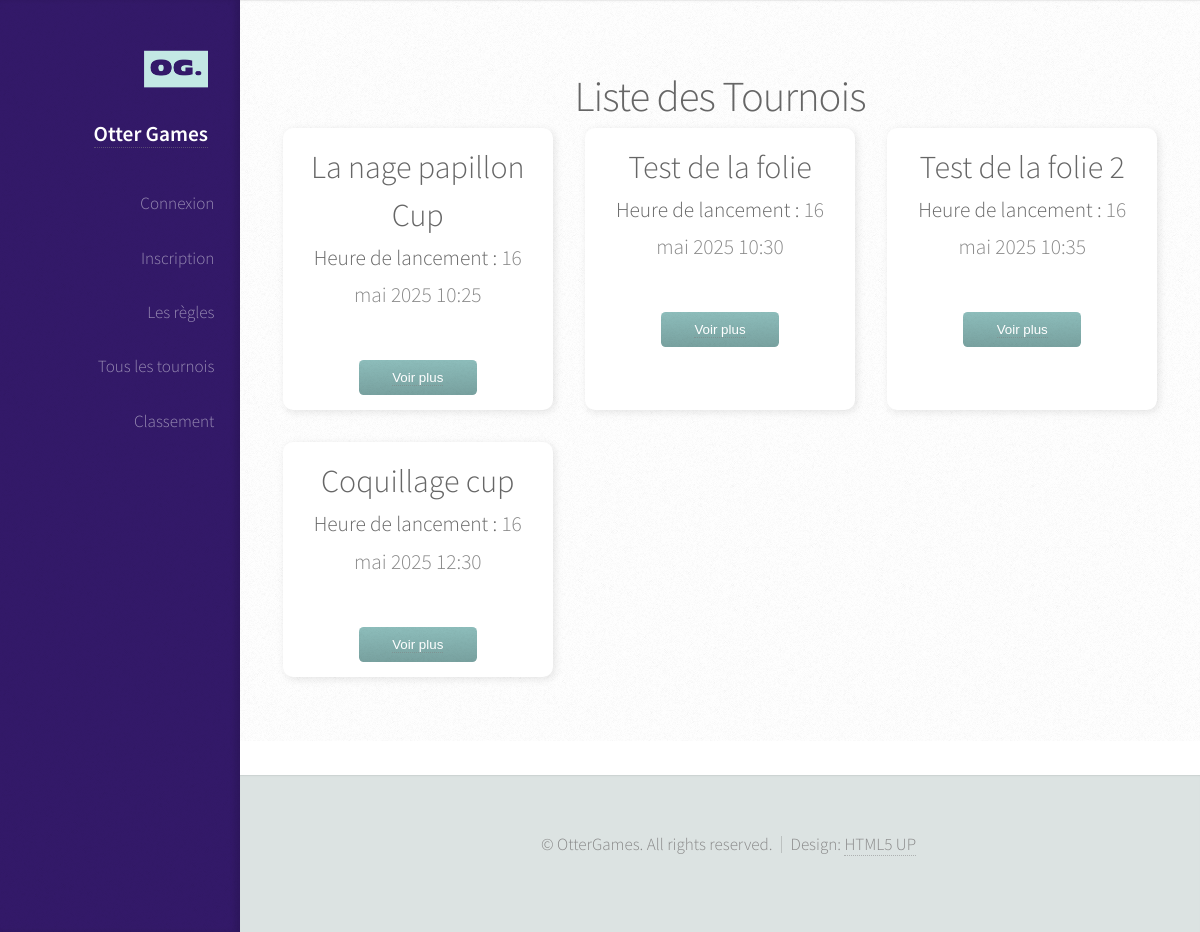
Before: /alltournois with the older database file.
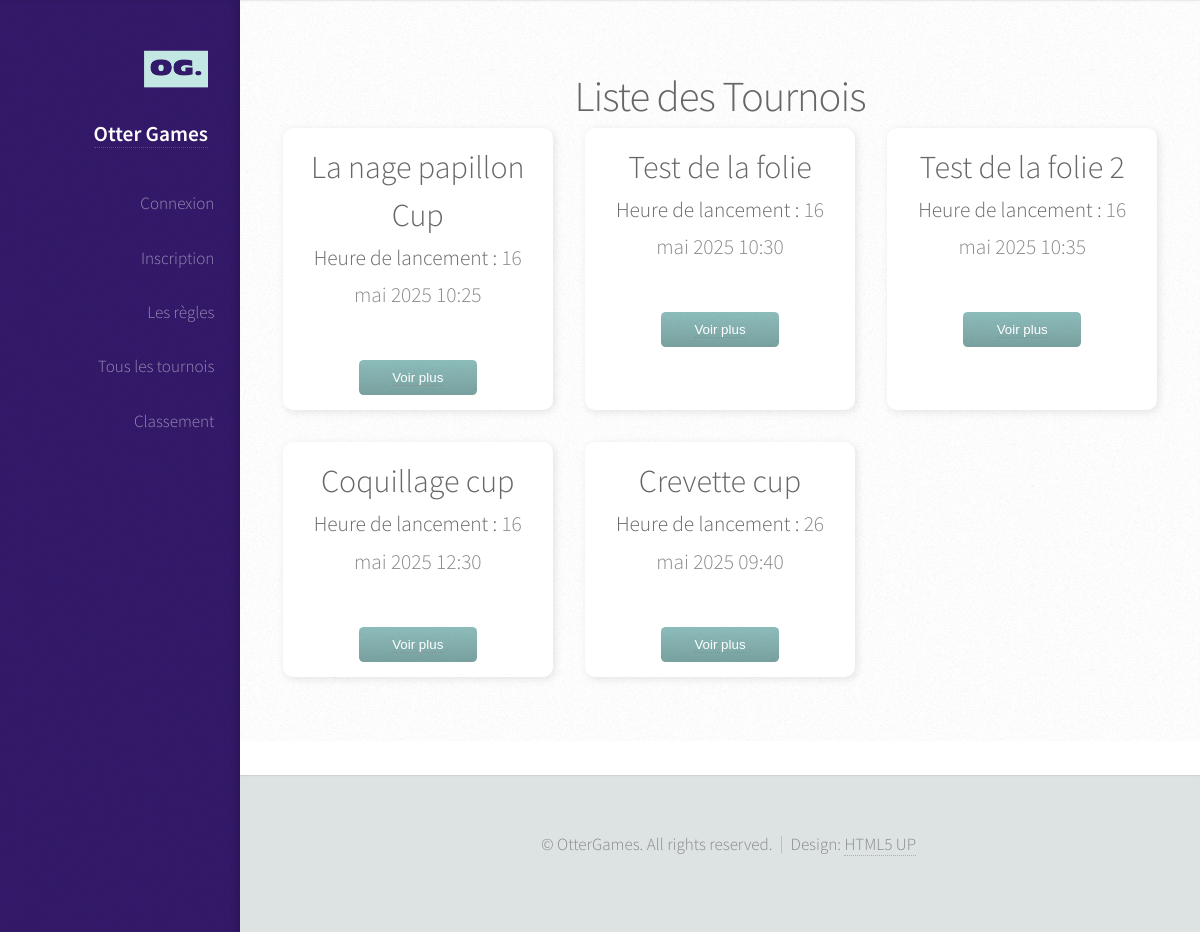
After: the same page with the newer database file.
### tournois/models.py (models this page shows, shortened)
class Tournoi(models.Model):
    nom = models.CharField(max_length=100)
    categorie = models.CharField(max_length=100)
    description = models.TextField(blank=True, null=True)
    heure_lancement = models.DateTimeField()

### tournois/views.py (the view)
# urls.py: path('alltournois',views.alltournois_page,name='alltournois'),
def alltournois_page(request):
    tournois = Tournoi.objects.all()
    return render(request, 'alltournois.html', {'tournois': tournois})

### tournois/templates/alltournois.html
{% extends "base.html" %}
{% block content %}
    <h2>Liste des Tournois</h2>
    <div style="display: grid; grid-template-columns: repeat(auto-fit, minmax(250px, 1fr)); gap: 32px;">
        {% for tournoi in tournois %}
            <div style="border-radius: 10px; padding: 15px; box-shadow: 2px 2px 8px rgba(0,0,0,0.1); transition: transform 0.2s; background-color: #ffffff;">
                <h3 style="text-align: center;">{{ tournoi.nom }}</h3>
                <p style="text-align: center;"><strong>Heure de lancement :</strong> {{ tournoi.heure_lancement }}</p>
                <div style="text-align: center; margin-top: 10px;">
                    <button><a href="{% url 'tournoi' tournoi.pk %}">Voir plus</a></button>
                </div>
            </div>
        {% endfor %}
    </div>
{% endblock content %}

Changed rows visible on the page:
added Tournoi: nom "Crevette cup", heure_lancement "26 mai 2025 09:40"
